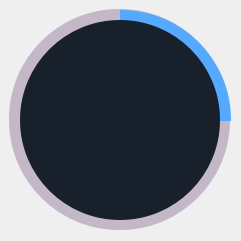
    <widget class="QFrame" name="FlowrateBG">
     <property name="enabled">
      <bool>false</bool>
     </property>
     <property name="geometry">
      <rect>
       <x>90</x>
       <y>90</y>
       <width>241</width>
       <height>241</height>
      </rect>
     </property>
     <property name="styleSheet">
      <string notr="true">QFrame
{

	background-color:None;
}</string>
     </property>
     <property name="frameShape">
      <enum>QFrame::NoFrame</enum>
     </property>
     <property name="frameShadow">
      <enum>QFrame::Raised</enum>
     </property>
     <widget class="QFrame" name="FlowrateProgressBar">
      <property name="enabled">
       <bool>false</bool>
      </property>
      <property name="geometry">
       <rect>
        <x>10</x>
        <y>10</y>
        <width>221</width>
        <height>221</height>
       </rect>
      </property>
      <property name="styleSheet">
       <string notr="true">QFrame{
	
border-radius: 110px;
	
background-color: qconicalgradient(cx:0.5, cy:0.5, angle:90, stop:0.749 rgba(255, 0, 127, 0), stop:0.750 rgba(85, 170, 255, 255));
    
	
}</string>
      </property>
      <property name="frameShape">
       <enum>QFrame::NoFrame</enum>
      </property>
      <property name="frameShadow">
       <enum>QFrame::Raised</enum>
      </property>
      <widget class="QFrame" name="Flowrate_container">
       <property name="geometry">
        <rect>
         <x>10</x>
         <y>10</y>
         <width>200</width>
         <height>200</height>
        </rect>
       </property>
       <property name="styleSheet">
        <string notr="true">QFrame
{
border-radius: 100px;
	background-color: rgb(24, 32, 43);
}</string>
       </property>
       <property name="frameShape">
        <enum>QFrame::NoFrame</enum>
       </property>
       <property name="frameShadow">
        <enum>QFrame::Raised</enum>
       </property>
       <widget class="QFrame" name="icon_holder">
        <property name="geometry">
         <rect>
          <x>47</x>
          <y>44</y>
          <width>110</width>
          <height>110</height>
         </rect>
        </property>
        <property name="styleSheet">
         <string notr="true">image: url(:/prefix/icons/wind.png);
background-color:transparent;
</string>
        </property>
        <property name="frameShape">
         <enum>QFrame::StyledPanel</enum>
        </property>
        <property name="frameShadow">
         <enum>QFrame::Raised</enum>
        </property>
       </widget>
      </widget>
     </widget>
     <widget class="QFrame" name="Flowrate_level">
      <property name="enabled">
       <bool>false</bool>
      </property>
      <property name="geometry">
       <rect>
        <x>5</x>
        <y>5</y>
        <width>230</width>
        <height>230</height>
       </rect>
      </property>
      <property name="styleSheet">
       <string notr="true">
QFrame
{
border-radius: 115px;
	background-color: qconicalgradient(cx:0.5, cy:0.5, angle:90, stop:0.750 rgba(0, 255, 251, 0), stop:0.749 rgba(255, 148, 0, 0));
	
	
}</string>
      </property>
      <property name="frameShape">
       <enum>QFrame::NoFrame</enum>
      </property>
      <property name="frameShadow">
       <enum>QFrame::Raised</enum>
      </property>
      <widget class="QFrame" name="frame_4">
       <property name="geometry">
        <rect>
         <x>4</x>
         <y>4</y>
         <width>221</width>
         <height>221</height>
        </rect>
       </property>
       <property name="font">
        <font>
         <pointsize>10</pointsize>
        </font>
       </property>
       <property name="styleSheet">
        <string notr="true">QFrame
{
    border-radius: 110px;
	background-color: rgba(165, 144, 174,150);
}</string>
       </property>
       <property name="frameShape">
        <enum>QFrame::NoFrame</enum>
       </property>
       <property name="frameShadow">
        <enum>QFrame::Raised</enum>
       </property>
      </widget>
     </widget>
     <zorder>Flowrate_level</zorder>
     <zorder>FlowrateProgressBar</zorder>
    </widget>
